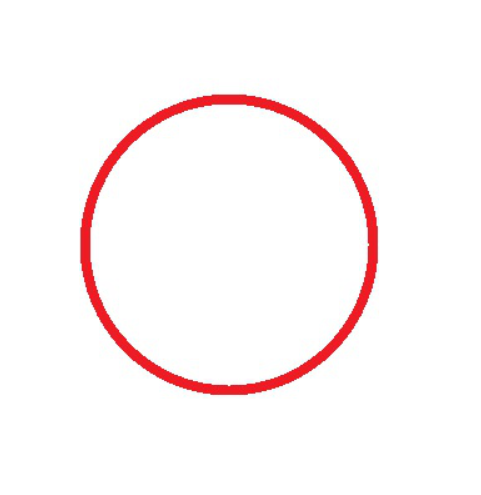
//> input picture work/guiji/04/build/2.png, 481 x 495 px, given in place of the camera
$ ./1   (built with g++ and OpenCV 4)
//> lines starting //> are read from the running program, lines starting //| are printed output that depends on the picture; after the words box and inside, x2 and y2 are one past the last pixel; in counts of white or black regions, pixels touching at a corner belong together
#include <opencv2/opencv.hpp>
#include <opencv2/imgproc/imgproc.hpp>
#include <iostream>
using namespace cv;
using namespace std;
int main()
{
    Mat frame,src;
    Mat TrackPic=cv::Mat::zeros(500,500,CV_8UC3);
    char c=0;
    VideoCapture capture(0);
    while(1)
    {
        capture >> frame;
//> frame is the input picture: 495 rows x 481 cols, CV_8UC3; mean B, G, R 246.5, 246.2, 253.7
        Mat midImage;
        cvtColor(frame,midImage,CV_BGR2GRAY);
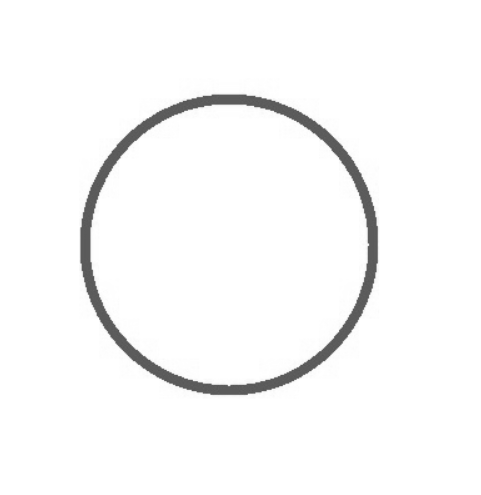
//> midImage: 495 rows x 481 cols, CV_8UC1; min 84, max 255, mean 248.5
        GaussianBlur(midImage,midImage,Size(9,9),2,2);
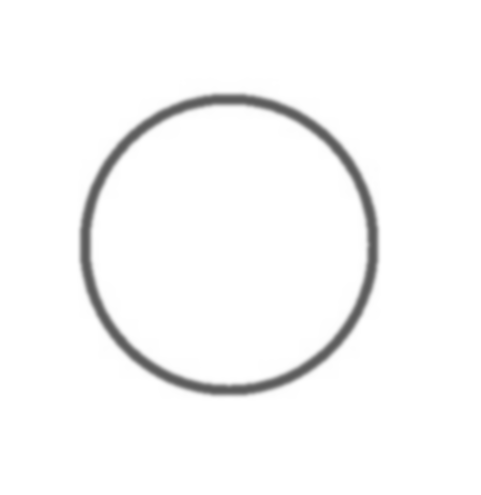
//> midImage: 495 rows x 481 cols, CV_8UC1; 9.92% of pixels changed, all inside (x1, y1, x2, y2) = (76, 77, 383, 401)
        //medianBlur(frame, midImage, 3);
        vector<Vec3f>circles;
        vector<vector<Point2d>>pt;
        vector<Point2d>pt1;

        /***************************************************
        std::ofstream outFile;
        outFile.open("1.txt");

        int i;
        for(i=0;i<pt.size();i++)
        {
            outFile << std::setprecision(10) << vector.at(i) << std::endl;
        }
        outFile.close();
/**************************************************************************/

        /***************************************************/
        HoughCircles(midImage,circles,CV_HOUGH_GRADIENT,1.5,10,200,100,0,0);
//> circles = 8 circles (x, y, radius): [228.8, 243.8, 149.6], [219.8, 237.8, 139.2], [219.8, 252.8, 137.7], [234.8, 252.8, 140.8], [237.8, 233.2, 136.3], [216.8, 227.2, 129.8], [221.2, 263.2, 131.1], [245.2, 254.2, 131.1]

        for(size_t i=0;i<circles.size();i++)
        {
            Point center(cvRound(circles[i][0]),cvRound(circles[i][1]));

            int radius = cvRound(circles[i][2]);
            circle(frame,center,3,Scalar(0,255,0),-1,8,0);
            circle(frame,center,radius,Scalar(155,50,255),3,8,0);
            line(TrackPic,Point(center.x,center.y),Point(center.x,center.y),Scalar(255, 255, 0), 2);

            //printf("x=%d,y=%d\n",cvRound(circles[i][0]),cvRound(circles[i][1]));
            pt1.push_back(Point2d(cvRound(circles[i][0]),cvRound(circles[i][1])));
            pt.push_back(pt1);
            //cout<<pt[i]<<"";
            cout<<pt1[i]<<"";
            /*******************************************************************
            // src=imread("1.jpg");
            // cvtColor(src,src,COLOR_BGR2GRAY);//图像灰度化
            // threshold(src,src,100,255,THRESH_BINARY_INV);
            // vector<vector<Point>>contours;
            // findContours(src,contours,RETR_EXTERNAL,CHAIN_APPROX_SIMPLE);
            // Scalar lineColor = Scalar(0, 255, 255);
            // Mat contoursMat = Mat::zeros(src.size(),CV_8UC3);
            // drawContours(contoursMat, contours, -1, lineColor, 2, 8);
            // imshow("contours", contoursMat);
            vector<vector<Point>> lines(pt.size());
            Mat dst = Mat::zeros(src.size(),CV_8UC3);
            for(int i=0;i<pt.size();i++)
            {
                approxPolyDP(pt[i],lines[i],10,true);
                drawContours(TrackPic, lines, i, Scalar(0, 255, 255), 2, 8);  //绘制
                // if(lines[i].size()==3)
                // {
                //     cout<<"三角形"<<endl;
                // }
                // else if(lines[i].size()==4)
                // {
                //     cout<<"四边形"<<endl;
                // }
                // else if(lines[i].size()==5)
                // {
                //     cout<<"五边形"<<endl;
                // }
                // else if(lines[i].size()>10)
                // {
                //     cout<<"圆"<<endl;
                // }
                // else
                // {
                //     cout<<"none"<<endl;
                // }

            }
          /*******************************************************************/
        }
//> this loop made 8 passes
//> (center, radius) on passes 1 to 8: (Point(229, 244), 150), (Point(220, 238), 139), (Point(220, 253), 138), (Point(235, 253), 141), (Point(238, 233), 136), (Point(217, 227), 130), (Point(221, 263), 131), (Point(245, 254), 131)
//| [229, 244][220, 238][220, 253][235, 253][238, 233][217, 227][221, 263][245, 254]
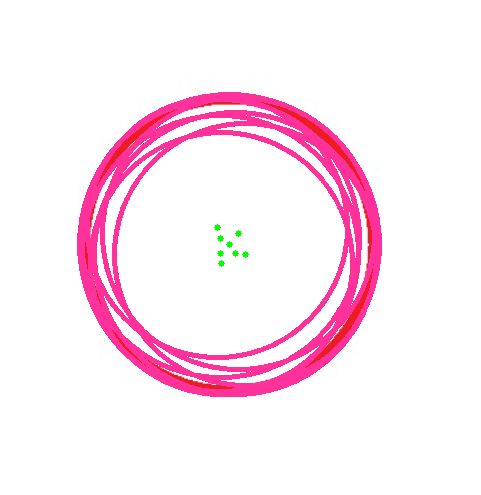
//> frame: 495 rows x 481 cols, CV_8UC3; 9.56% of pixels changed, all inside (x1, y1, x2, y2) = (77, 92, 382, 397)
        namedWindow("1");
        imshow("1",TrackPic);
        imwrite("1.jpg",TrackPic);
        namedWindow("result");
        imshow("result",frame);
        imshow("approx",TrackPic);
        c =cvWaitKey(30);
//> the Esc key is pressed
        if(c == 27)
        {
            break;
        }
    }
    destroyAllWindows();
	capture.release();
    return 0;
}
